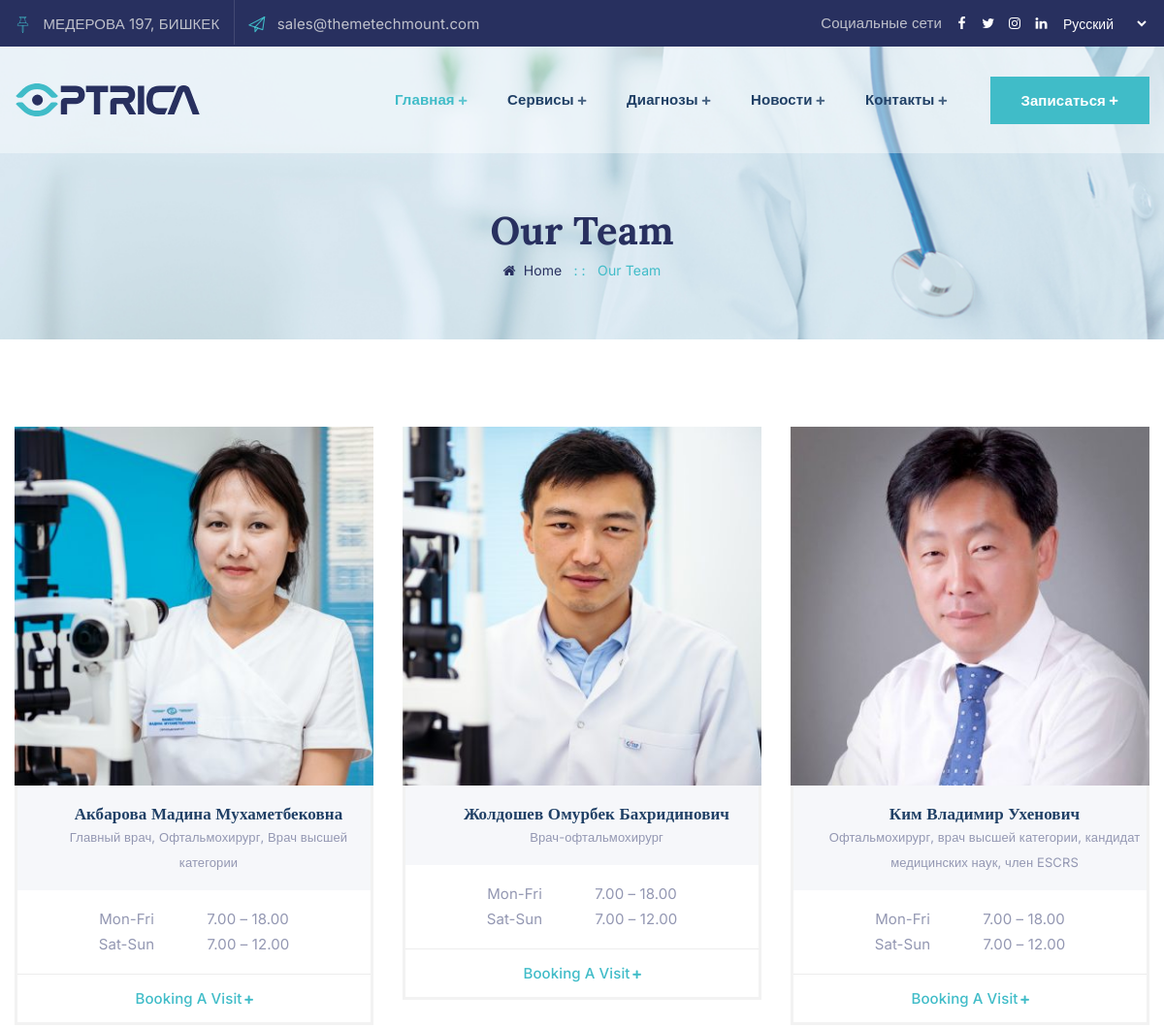
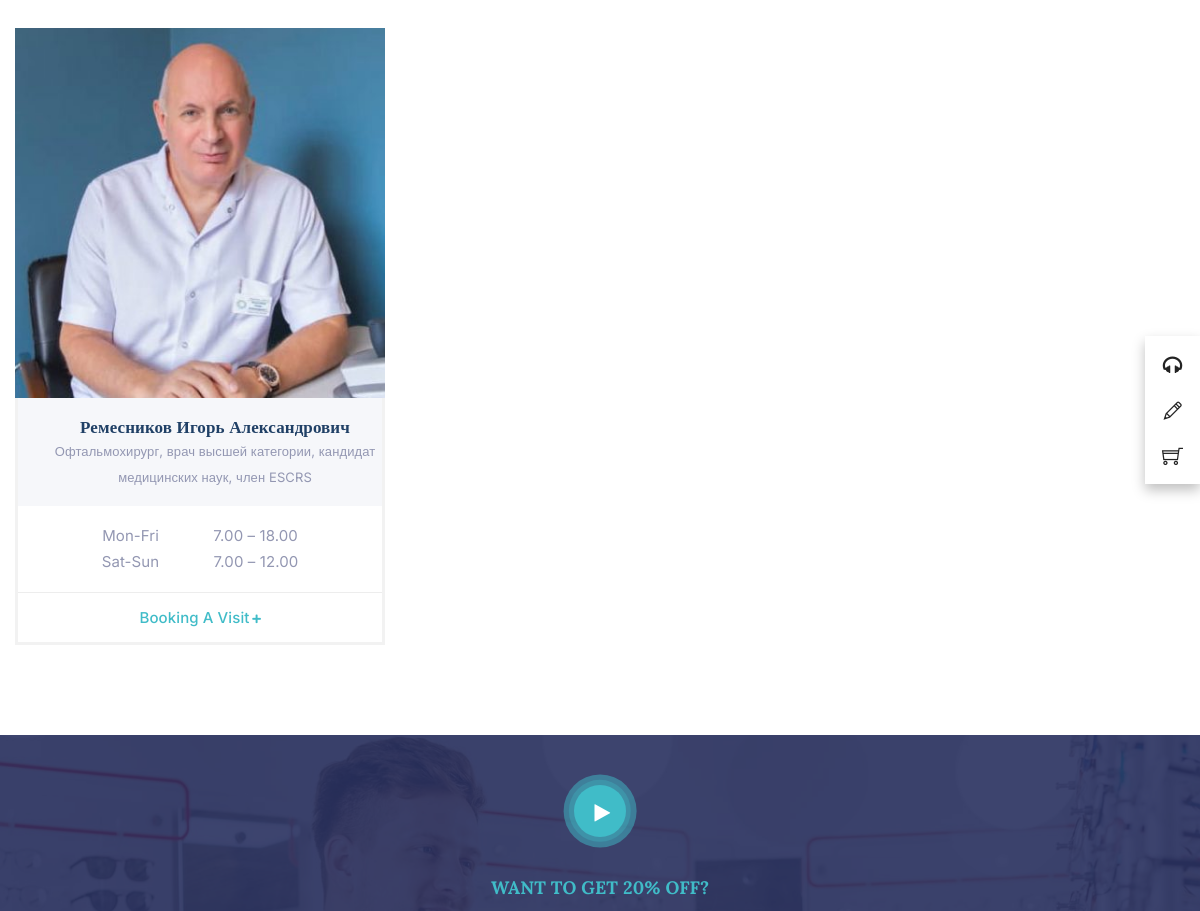
Page /doctor (upper part) on the earlier database version (2 pictures, top to bottom).
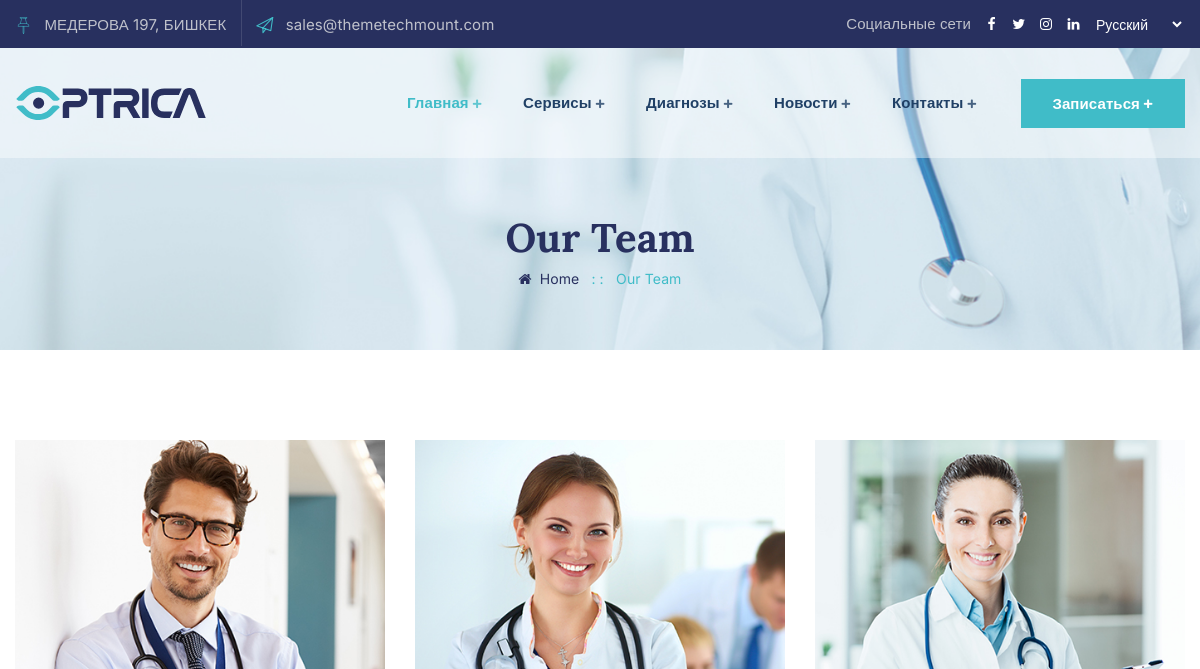
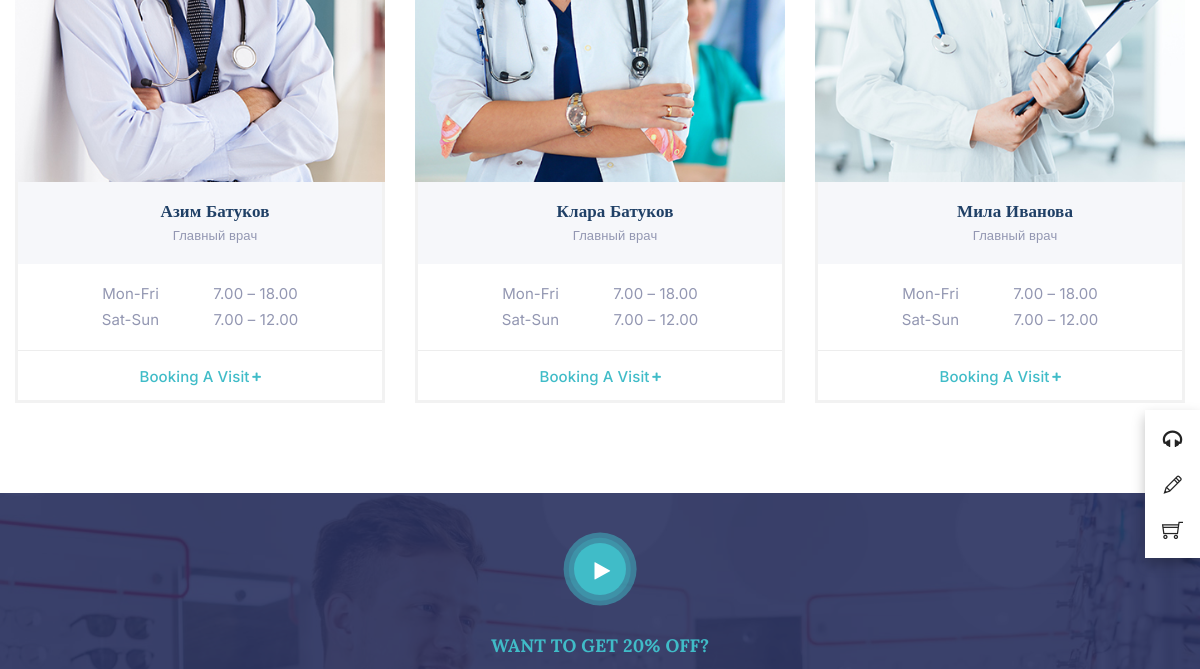
Same page on the later database version (2 pictures, top to bottom).
### home/models.py (models this page shows, shortened)
class Doctor(models.Model):
    full_name = models.CharField(max_length=200, verbose_name="ФИО")
    position = models.CharField(max_length=300, verbose_name="Должность")
    image = models.ImageField(null=True, blank=True, upload_to="doctors")
    class Meta:
        verbose_name = 'Доктора'
        ordering = ['full_name']

### home/views.py (the view)
# urls.py: path('doctor', doctor, name='doctor'),
def doctor(request):
    doctors = Doctor.objects.all()
    context = {"doctors": doctors}
    return render(request, "doctor.html", context)

### templates/doctor.html (shortened to what this page needs)
{% extends 'index2.html' %}
{% load static %}
{% block page %}
        <div class="ttm-page-title-row">
            <div class="ttm-page-title-row-inner">
                <div class="container">
                    <div class="row align-items-center">
                        <div class="col-lg-12">
                            <div class="page-title-heading">
                                <h2 class="title">Our Team</h2>
                            </div>
                            <div class="breadcrumb-wrapper">
                                <span>
                                    <i class="fa fa-home mr-2"></i><a title="Homepage" href="index.html">Home</a>
                                </span>
                                <span class="ttm-bread-sep">&nbsp; :&nbsp;: &nbsp;</span>
                                <span>Our Team</span>
                            </div>
                        </div>
                    </div>
                </div>
            </div>
        </div>
        <div class="site-main">
            <section class="ttm-row grid-section clearfix">
                <div class="container">
                    <div class="row">
                        {% for doctor in doctors %}
                        <div class="ttm-box-col-wrapper col-lg-4 col-md-6 col-sm-6">
                            <div class="featured-imagebox featured-imagebox-team style1">
                                <div class="featured-thumbnail">
                                    <img class="img-fluid" src="{{ doctor.image.url}}" alt="image">
                                </div>
                                <div class="featured-content">
                                    <div class="featured-title">
                                        <h3><a href="{% url 'doctor' doctor.pk %}" tabindex="0">{{ doctor.full_name }}</a></h3>
                                    </div>
                                    <div class="team-position">{{ doctor.position }}</div>
                                </div>
                                <div class="ttm-team-bottom-content">
                                    <div class="ttm-available-timebox-inner">
                                        <ul class="ttm-available-box">
                                            <li>Mon-Fri <span class="ttm-time">7.00 – 18.00</span></li>
                                            <li>Sat-Sun <span class="ttm-time">7.00 – 12.00</span></li>
                                        </ul>
                                    </div>
                                    <div class="ttm-btn-bottom">
                                        <a href="team-details.html" class="ttm-btn btn-inline ttm-btn-size-md  ttm-btn-color-skincolor font-weight-500" tabindex="0">Booking A Visit<i class="fontello icon-plus"></i></a>
                                    </div>
                                </div>
                            </div>
                        </div>
                        {% endfor %}
                    </div>
                </div>
            </section>
            <section class="ttm-row ttm-bgimage-yes bg-img10 ttm-bg ttm-bgcolor-darkgrey clearfix">
                <div class="ttm-row-wrapper-bg-layer ttm-bg-layer"></div>
                <div class="container">
                    <div class="row">
                        <div class="col-lg-8 m-auto">
                            <div class="row-title text-center">
                                <div class="ttm-play-icon-btn mb-35">
                                    <div class="ttm-play-icon-animation">
                                        <a href="https://youtu.be/7e90gBu4pas" target="_self" class="ttm_prettyphoto">
                                            <div class="ttm-icon ttm-icon_element-fill ttm-icon_element-color-skincolor ttm-icon_element-size-sm ttm-icon_element-style-rounded">
                                            </div>
                                        </a>
                                    </div>
                                </div>
                                <div class="padding_bottom20 padding_top20">
                                    <h3 class="fs-18 ttm-textcolor-skincolor padding_bottom5">WANT TO GET 20% OFF?</h3>
                                </div>
                            </div>
                        </div>
                    </div>
                </div>
            </section>
        </div>
{% endblock %}

### templates/index2.html (shortened to what this page needs)
<!DOCTYPE html>
{% load static %}
{% load i18n%}
<html lang="en">
  <head>
    <link rel="stylesheet" type="text/css" href="{% static 'assets/css/bootstrap.min.css'%}" />
    <link rel="stylesheet" type="text/css" href="{% static 'assets/css/animate.css'%}" />
    <link rel="stylesheet" type="text/css" href="{% static 'assets/css/flaticon.css'%}" />
    <link rel="stylesheet" type="text/css" href="{% static 'assets/css/font-awesome.css'%}" />
    <link rel="stylesheet" type="text/css" href="{% static 'assets/css/fontello.css'%}" />
    <link rel="stylesheet" type="text/css" href="{% static 'assets/css/themify-icons.css'%}" />
    <link rel="stylesheet" type="text/css" href="{% static 'assets/css/slick.css'%}" />
    <link rel="stylesheet" type="text/css" href="{% static 'assets/css/prettyPhoto.css'%}" />
    <link rel="stylesheet" type="text/css" href="{% static 'assets/css/twentytwenty.css'%}" />
    <link rel="stylesheet" type="text/css" href="{% static 'assets/css/shortcodes.css'%}" />
    <link rel="stylesheet" type="text/css" href="{% static 'assets/css/main.css'%}" />
    <link rel="stylesheet" type="text/css" href="{% static 'assets/css/megamenu.css'%}" />
    <link rel="stylesheet" type="text/css" href="{% static 'assets/css/responsive.css'%}" />
  </head>
  <body>
    <div class="page">
      <header id="masthead" class="header ttm-header-style-01 clearfix">
        <div class="top_bar ttm-bgcolor-darkgrey clearfix">
          <div class="container">
            <div class="row">
              <div class="col-lg-12 d-flex flex-row align-items-center">
                <div class="top_bar_contact_item">
                  <div class="top_bar_icon"><i class="flaticon-tack"></i></div>
                  МЕДЕРОВА 197, БИШКЕК
                </div>
                <div class="top_bar_contact_item mr-auto">
                  <div class="top_bar_icon">
                    <i class="flaticon-paper-plane"></i>
                  </div>
                  sales@themetechmount.com
                </div>
                <div class="d-flex align-items-center">
                  <div class="site-description">{% trans "Социальные сети" %}</div>
                  <div class="top_bar_contact_item top_bar_social">
                    <ul class="social-icons">
                      <li class="facebook-icon">
                        <a
                          href="https://www.facebook.com/themetechMount18"
                          rel="noopener"
                          aria-label="facebook"
                          ><i class="fa fa-facebook"></i
                        ></a>
                      </li>
                      <li class="twitter-icon">
                        <a
                          href="https://twitter.com/themetechmount"
                          rel="noopener"
                          aria-label="twitter"
                          ><i class="fa fa-twitter"></i
                        ></a>
                      </li>
                      <li class="instagram-icon">
                        <a
                          href=" https://www.instagram.com/universal.goz/"
                          rel="noopener"
                          aria-label="instagram"
                          ><i class="fa fa-instagram"></i
                        ></a>
                      </li>
                      <li class="linkedin-icon">
                        <a
                          href="https://www.linkedin.com/company/themetech-mount/"
                          rel="noopener"
                          aria-label="linkedin"
                          ><i class="fa fa-linkedin"></i
                        ></a>
                      </li>
                    </ul>
                  </div>
                </div>
                <form class="lang-switcher" action="{% url 'set_language' %}" method="post">{% csrf_token %}
                  <select style="padding: 0 10px; background: transparent; color: #fff; border: none" name="language" onchange="this.form.submit()">
                    {% get_current_language as LANGUAGE_CODE %}
                    {% get_available_languages as LANGUAGES %}
                    {% get_language_info_list for LANGUAGES as languages %}
                    {% for language in languages %}
                    <option style="background: #fff; color: #111;" value="{{ language.code }}"{% if language.code == LANGUAGE_CODE %} selected{% endif %}>
                      {{ language.name_local }}
                    </option>
                    {% endfor %}
                  </select>
                </form>
              </div>
            </div>
          </div>
        </div>
        <div id="site-header-menu" class="site-header-menu">
          <div class="site-header-menu-inner ttm-stickable-header">
            <div class="container">
              <div class="row">
                <div class="col-lg-12">
                  <div
                    class="site-navigation d-flex flex-row align-items-center justify-content-between"
                  >
                    <div class="site-branding">
                      <a
                        class="home-link"
                        href="index.html"
                        title="Optrica"
                        rel="home"
                      >
                        <img
                          width="192"
                          height="34"
                          id="logo-img"
                          class="img-center"
                          src="{% static 'assets/images/logo-img-white.svg'%}"
                          alt="logo-img"
                        />
                      </a>
                    </div>
                    <div class="d-flex flex-row">
                      <nav class="main-menu menu-mobile" id="menu">
                        <ul class="menu">
                          <li class="mega-menu-item active">
                            <a href="{% url 'home' %}" class="mega-menu-link">{% trans 'Главная' %}</a>
                          </li>
                          <li class="mega-menu-item">
                            <a href="#" class="mega-menu-link">{% trans 'Сервисы' %}</a>
                          </li>
                          <li class="mega-menu-item">
                            <a href="{% url 'treatment'%}" class="mega-menu-link">{% trans 'Диагнозы' %}</a>
                          </li>
                          <li class="mega-menu-item">
                            <a href="{% url 'news'%}" class="mega-menu-link">{% trans 'Новости' %}</a>
                          </li>
                          <li class="mega-menu-item">
                            <a href="{% url 'contact'%}">{% trans 'Контакты' %}</a>
                          </li>
                        </ul>
                      </nav>
                      <div
                        class="header_extra d-flex flex-row align-items-center justify-content-end"
                      >
                        <div class="header_btn">
                          <a
                            class="ttm-btn ttm-btn-size-md ttm-btn-shape-square ttm-btn-style-fill ttm-btn-color-skincolor ttm-btn-right ttm-icon-btn-right"
                            href="contact.html"
                            >{% trans 'Записаться' %}<i class="fontello icon-plus"></i
                          ></a>
                        </div>
                      </div>
                    </div>
                  </div>
                </div>
              </div>
            </div>
          </div>
        </div>
      </header>
          {% block page%} {% endblock %}
      </div>
  </body>
</html>

### static/assets/css/megamenu.css (style rules this page uses)
nav.main-menu ul { padding: 0px; margin: 0px; list-style: none; position: relative; }
nav.main-menu ul li { position: relative; }
nav.main-menu { margin-bottom: 0; -moz-border-radius: 0px; -webkit-border-radius: 0px; -o-border-radius: 0px; border-radius: 0px; border: none; z-index: 2; }
nav.main-menu ul.menu > li { position: relative; display: inline-block; }
@media (min-width: 1200px) { nav.main-menu ul.menu > li > a:after { position: absolute; content: ""; content: "\e800"; font-family: "fontello"; font-size: 14px; margin: 1px 0 0 4px; opacity: 0.8; color: inherit; } }

### static/assets/css/responsive.css (style rules this page uses)
@media only screen and (min-width: 1200px) { .container { max-width: 1200px; } }
@media only screen and (min-width: 1200px) { .ttm-header-style-01 .site-header-menu { position: absolute; left: 0; right: 0; z-index: 2; background-color: rgb(255 255 255 / 40%); } }
@media only screen and (min-width: 1200px) { .ttm-header-style-01 #site-header-menu .site-navigation ul.menu > li >a { padding: 42px 25px; position: relative; display: block; font-weight: 600; } }

Differences in the rows shown:
removed Doctor: image (picture), full_name "Акбарова Мадина Мухаметбековна", position "Главный врач, Офтальмохирург, Врач высшей категории"
removed Doctor: image (picture), full_name "Жолдошев Омурбек Бахридинович", position "Врач-офтальмохирург"
removed Doctor: image (picture), full_name "Ким Владимир Ухенович", position "Офтальмохирург, врач высшей категории, кандидат медицинских наук, член ESCRS"
removed Doctor: image (picture), full_name "Ремесников Игорь Александрович", position "Офтальмохирург, врач высшей категории, кандидат медицинских наук, член ESCRS"
added Doctor: image (picture), full_name "Азим Батуков", position "Главный врач"
added Doctor: image (picture), full_name "Клара Батуков", position "Главный врач"
added Doctor: image (picture), full_name "Мила Иванова", position "Главный врач"
